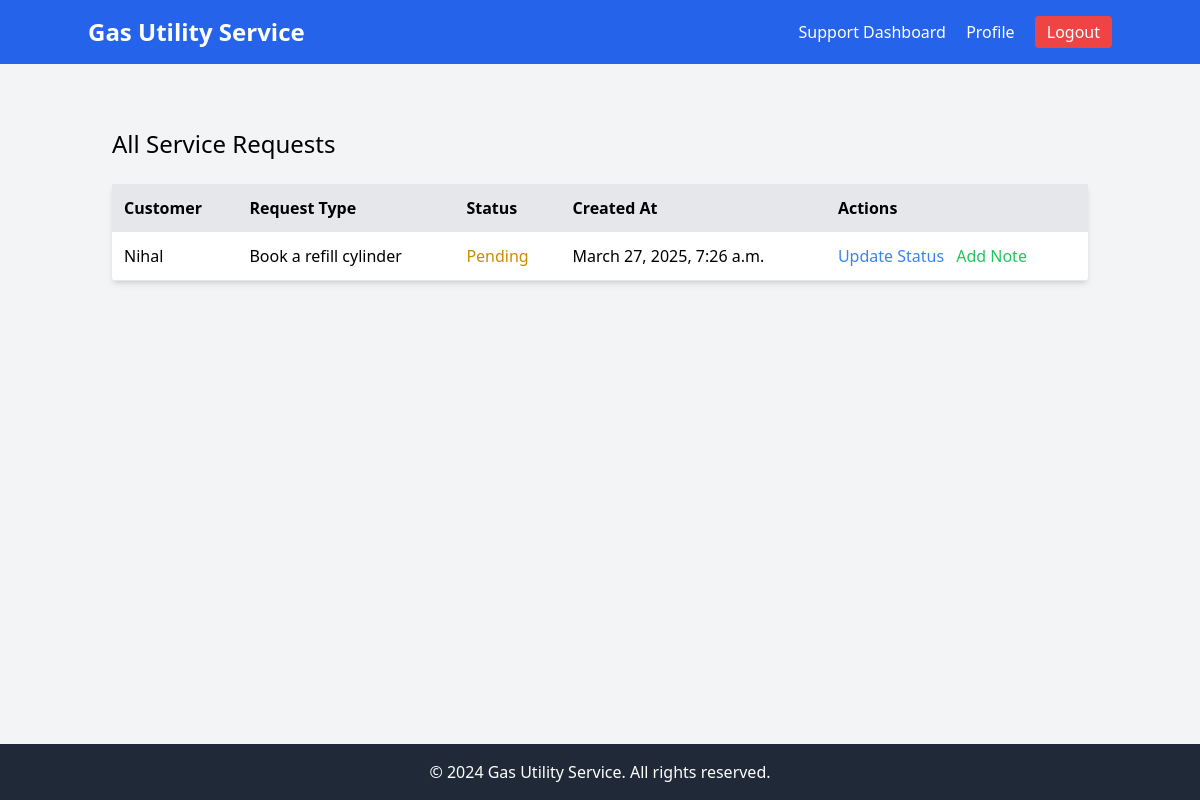
Page /support/requests/ (signed in) on the earlier database version.
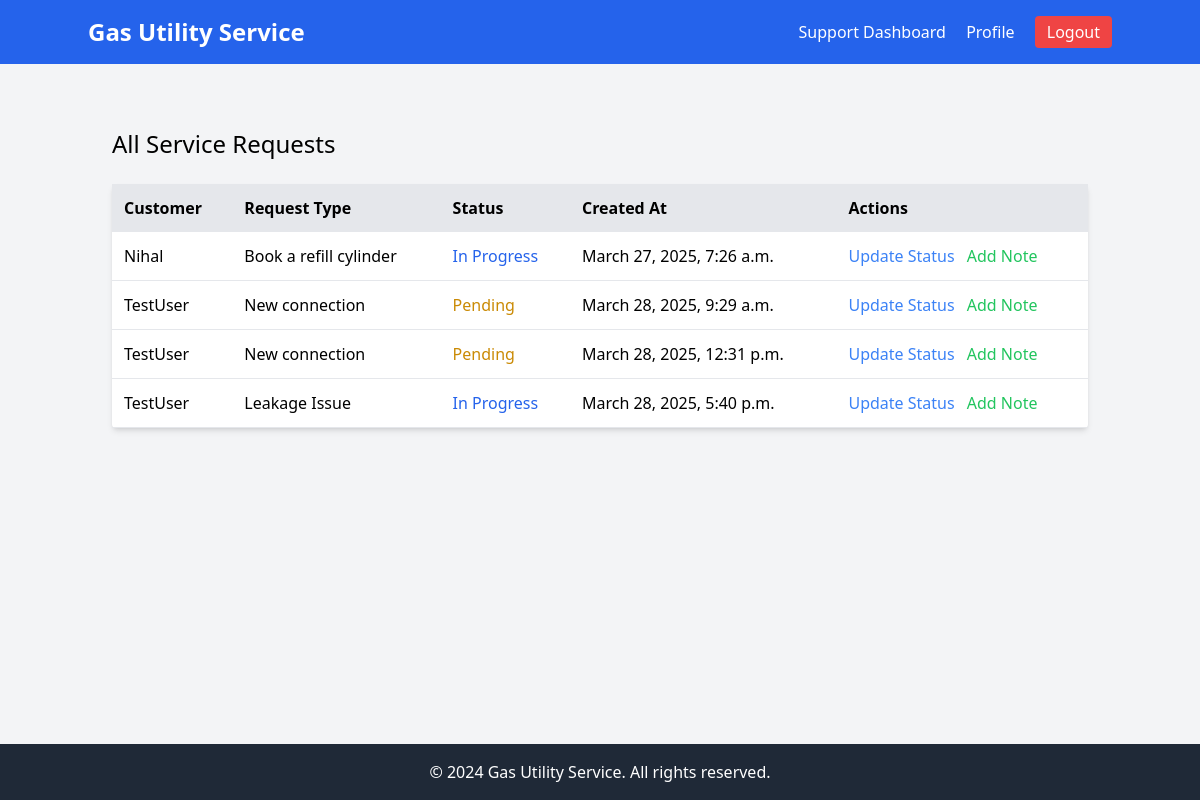
Same page on the later database version.
### service_requests/models.py (models this page shows, shortened)
class ServiceRequest(models.Model):
    STATUS_CHOICES = [
        ('pending', 'Pending'),
        ('in_progress', 'In Progress'),
        ('resolved', 'Resolved'),
        ('closed', 'Closed')
    ]
    customer = models.ForeignKey(settings.AUTH_USER_MODEL, on_delete=models.CASCADE)
    request_type = models.ForeignKey(ServiceRequestType, on_delete=models.PROTECT)
    description = models.TextField()
    status = models.CharField(max_length=20, choices=STATUS_CHOICES, default='pending')
    created_at = models.DateTimeField(auto_now_add=True)
    updated_at = models.DateTimeField(auto_now=True)
    resolved_at = models.DateTimeField(null=True, blank=True)

class ServiceRequestType(models.Model):
    name = models.CharField(max_length=100)
    description = models.TextField(blank=True)

### accounts/models.py (models this page shows)
class Customer(AbstractUser):
    phone_number = models.CharField(max_length=15, blank=True)
    address = models.TextField(blank=True)
    account_number = models.CharField(max_length=20, unique=True)

### support/views.py (the view)
# urls.py: path('requests/', views.SupportRequestListView.as_view(), name='support_request_list'),
class SupportRequestListView(UserPassesTestMixin, ListView):
    model = ServiceRequest
    template_name = 'support/request_list.html'
    context_object_name = 'requests'
    def test_func(self):
        return self.request.user.is_staff

### support/templates/support/request_list.html
{% extends 'base.html' %}
{% block content %}
<div class="container mx-auto mt-10">
    <h2 class="text-2xl mb-6">All Service Requests</h2>
    <div class="bg-white shadow-md rounded">
        <table class="w-full">
            <thead class="bg-gray-200">
                <tr>
                    <th class="p-3 text-left">Customer</th>
                    <th class="p-3 text-left">Request Type</th>
                    <th class="p-3 text-left">Status</th>
                    <th class="p-3 text-left">Created At</th>
                    <th class="p-3 text-left">Actions</th>
                </tr>
            </thead>
            <tbody>
                {% for request in requests %}
                <tr class="border-b">
                    <td class="p-3">{{ request.customer.username }}</td>
                    <td class="p-3">{{ request.request_type.name }}</td>
                    <td class="p-3">
                        <span class="
                            {% if request.status == 'pending' %}text-yellow-600
                            {% elif request.status == 'in_progress' %}text-blue-600
                            {% elif request.status == 'resolved' %}text-green-600
                            {% elif request.status == 'closed' %}text-gray-600
                            {% endif %}
                        ">
                            {{ request.get_status_display }}
                        </span>
                    </td>
                    <td class="p-3">{{ request.created_at }}</td>
                    <td class="p-3">
                        <a href="{% url 'update_service_request_status' request.pk %}"
                           class="text-blue-500 hover:underline mr-2">
                            Update Status
                        </a>
                        <a href="{% url 'add_support_note' request.pk %}"
                           class="text-green-500 hover:underline">
                            Add Note
                        </a>
                    </td>
                </tr>
                {% endfor %}
            </tbody>
        </table>
    </div>
</div>
{% endblock %}

### templates/base.html (shortened to what this page needs)
<!DOCTYPE html>
<html lang="en">
<head>
    <script src="https://cdn.tailwindcss.com"></script>
</head>
<body class="bg-gray-100 flex flex-col min-h-screen">
    <nav class="bg-blue-600 text-white p-4">
        <div class="container mx-auto flex justify-between items-center">
            <a href="/" class="text-2xl font-bold">Gas Utility Service</a>
            <div>
                {% if user.is_authenticated %}
                    {% if user.is_staff %}
                        <a href="{% url 'support_request_list' %}" class="mr-4">Support Dashboard</a>
                    {% else %}
                        <a href="{% url 'service_request_list' %}" class="mr-4">My Requests</a>
                    {% endif %}
                    <a href="{% url 'profile' %}" class="mr-4">Profile</a>
                    <form method="post" action="{% url 'logout' %}" class="inline">
                        <button type="submit" class="bg-red-500 px-3 py-1 rounded text-white">Logout</button>
                    </form>
                {% else %}
                    <a href="{% url 'login' %}" class="mr-4">Login</a>
                    <a href="{% url 'register' %}" class="bg-green-500 px-3 py-1 rounded">Register</a>
                {% endif %}
            </div>
        </div>
    </nav>
    <main class="flex-grow container mx-auto p-6">
        {% block content %}{% endblock %}
    </main>
    <footer class="bg-gray-800 text-white p-4 mt-auto">
        <div class="container mx-auto text-center">
            <p>&copy; 2024 Gas Utility Service. All rights reserved.</p>
        </div>
    </footer>
</body>
</html>

Differences in the rows shown:
changed ServiceRequest "March 27, 2025, 7:26 a.m.": status "Pending" → "In Progress"
added ServiceRequest: customer.username "TestUser", request_type.name "New connection", status "Pending", created_at "March 28, 2025, 9:29 a.m."
added ServiceRequest: customer.username "TestUser", request_type.name "New connection", status "Pending", created_at "March 28, 2025, 12:31 p.m."
added ServiceRequest: customer.username "TestUser", request_type.name "Leakage Issue", status "In Progress", created_at "March 28, 2025, 5:40 p.m."
